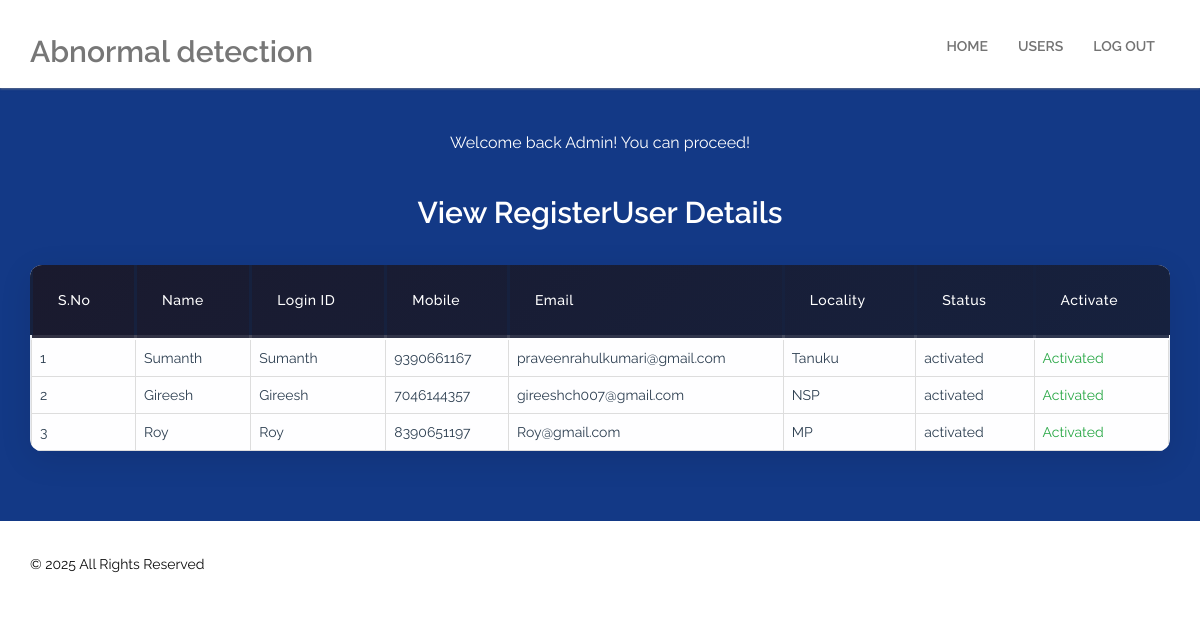
/ViewRegisteredUsers, run on the app's committed database.
### users/models.py (models this page shows, shortened)
class UserRegistrationModel(models.Model):
    name = models.CharField(max_length=100)
    loginid = models.CharField(unique=True, max_length=100)
    password = models.CharField(max_length=100)
    mobile = models.CharField(unique=True, max_length=100)
    email = models.CharField(unique=True, max_length=100)
    locality = models.CharField(max_length=100)
    address = models.CharField(max_length=1000)
    city = models.CharField(max_length=100)
    state = models.CharField(max_length=100)
    status = models.CharField(max_length=100)
    class Meta:
        db_table = 'UserRegistrations'

### admins/views.py (the view)
# urls.py: path("ViewRegisteredUsers", admins.ViewRegisteredUsers, name="ViewRegisteredUsers"),
def ViewRegisteredUsers(request):
    data = UserRegistrationModel.objects.all()
    return render(request, 'admins/RegisteredUsers.html', {'data': data})

### assets/templates/admins/RegisteredUsers.html (shortened to what this page needs)
{%extends 'admins/admin_base.html'%}
{%block contents%}
    <section id="pricing">
        <div class="container">
            <div class="section-header">
                <p class="wow fadeInDown">Welcome back Admin! You can proceed!</p>
            </div>
            <h2 align="center">View RegisterUser Details</h2><br>
            <table class="table table-bordered bg-light text-dark">
                <thead>
                    <tr style="color:White;font-weight:bold;">
                        <th>S.No</th>
                        <th>Name</th>
                        <th>Login ID</th>
                        <th>Mobile</th>
                        <th>Email</th>
                        <th>Locality</th>
                        <th>Status</th>
                        <th>Activate</th>
                    </tr>
                </thead>
                <tbody>
                {% for i in data %}
                    <tr style="color:White;font-weight:bold;">
                        <td>{{forloop.counter}}</td>
                        <td>{{i.name}}</td>
                        <td>{{i.loginid}}</td>
                        <td>{{i.mobile}}</td>
                        <td>{{i.email}}</td>
                        <td>{{i.locality}}</td>
                        <td>{{i.status}}</td>
                        {% if i.status == 'waiting' %}
                        <td><a class="btn-link" href="/AdminActivaUsers/?uid={{ i.id }}">Activate</a></td>
                        {% else %}
                        <td>Activated</td>
                        {% endif %}
                    </tr>
                {% endfor %}
                </tbody>
            </table>
        </div>
    </section>
{%endblock%}

### assets/templates/admins/admin_base.html (shortened to what this page needs)
{%load static%}
<!DOCTYPE html>
<html lang="en">
<head>
    <link href="{%static 'css/bootstrap.min.css'%}" rel="stylesheet">
    <link href="{%static 'css/font-awesome.min.css'%}" rel="stylesheet">
    <link href="{%static 'css/animate.min.css'%}" rel="stylesheet">
    <link href="{%static 'css/prettyPhoto.css'%}" rel="stylesheet">
    <link href="{%static 'css/styles.css'%}" rel="stylesheet">
    <link rel="stylesheet" type="text/css" href="{%static 'css/slider-style.css'%}" />
    <link rel="stylesheet" type="text/css" href="{%static 'css/slider-custom.css'%}" />
</head>
<body id="home">
    <header id="header">
        <nav id="main-nav" class="navbar navbar-default navbar-fixed-top" role="banner">
            <div class="container">
                <div class="navbar-header">
                    <a class="navbar-brand" href="{%url 'AdminHome'%}"><h2>Abnormal detection</h2></a>
                </div>
                <div class="collapse navbar-collapse navbar-right">
                    <ul class="nav navbar-nav">
                        <li><a href='AdminHome'>Home</a></li>
                        <li><a href='ViewRegisteredUsers'>Users</a></li>
                        <li><a href='index'>Log out</a></li>
                    </ul>
                </div>
            </div>
        </nav>
    </header>
{%block contents%}
{%endblock%}
    <footer id="footer">
        <div class="container">
            <div class="row">
                <div class="col-sm-6">
                    &copy; 2025 All Rights Reserved</a>
                </div>
            </div>
        </div>
    </footer>
</body>
</html>

### assets/static/css/styles.css (style rules this page uses)
body { padding-top: 100px; background: #fff; font-family: 'Raleway', sans-serif; font-weight: 400; color: #282828; line-height: 26px; padding: 0; }
h1, h2, h3, h4, h5, h6 { font-weight: 600; font-family: 'Raleway', sans-serif; }
a { color: #45aed6; -webkit-transition: color 400ms, background-color 400ms; -moz-transition: color 400ms, background-color 400ms; -o-transition: color 400ms, background-color 400ms; transition: color 400ms, background-color 400ms; }
.section-header { margin-bottom: 50px; }
.section-header p { text-align:center; color: #000000; }
.navbar-nav>li>a { text-transform: uppercase; }
#main-nav.navbar-default { background: #FFFFFF; }
.navbar.navbar-default { border: 0; border-radius: 0; margin-bottom: 0; }
.navbar.navbar-default .navbar-brand { height: auto; padding: 15px 15px 1px; }
.navbar-default .navbar-nav>li>a { color: #FFFFFF; font-weight: 600; }
#main-nav.navbar-default { background: #FFFFFF; box-shadow: 0px 1px 2px rgba(145, 145, 145, 0.6); }
#main-nav.navbar-default .navbar-nav > li > a { padding-top: 32px; padding-bottom: 32px; border-top: 4px solid transparent; }
@media only screen and (min-width: 768px) { .navbar-default .navbar-nav>li>a { color: #737373; } }
#pricing h2, #pricing p { color:#fff !important; }
.navbar-nav { margin: 0; }
#pricing { padding: 100px 0 70px; background: #133986; }
#footer { padding-top: 30px; padding-bottom: 30px; color: #0B0B0B; background: #FFFFFF; }

### assets/templates/admins/RegisteredUsers.html (style rules this page uses)
.section-header { text-align: center; margin-bottom: 40px; margin-top: 30px; }
.section-header p { font-size: 16px; color: #ddd; margin-bottom: 30px; }
.table { background: rgba(255, 255, 255, 0.9); border-radius: 12px; overflow: hidden; box-shadow: 0 8px 32px rgba(0, 0, 0, 0.1); backdrop-filter: blur(10px); border: none; margin: 0 auto; }
.table thead { background: linear-gradient(135deg, #1a1a2e 0%, #16213e 100%); border-bottom: 5px solid rgba(255, 255, 255, 0.1); }
.table thead tr th { font-size: 14px; font-weight: 500; letter-spacing: 0.5px; padding: 25px; border: 3px solid #16213e; }
.table tbody tr { transition: all 0.3s ease; background: rgba(255, 255, 255, 0.95); }
.table tbody td { padding: 1rem; color: #2c3e50 !important; font-weight: 400; border-bottom: 1px solid rgba(0, 0, 0, 0.05); vertical-align: middle; }
td:last-child { font-weight: 500; }
td:last-child:not(a) { color: #28a745 !important; }
.wow.fadeInDown { animation: adminFadeIn 1s ease forwards; }

### data on the page
UserRegistrationModel: name "Sumanth", loginid "Sumanth", mobile "9390661167", email "praveenrahulkumari@gmail.com", locality "Tanuku", status "activated", shows "Activated"
UserRegistrationModel: name "Gireesh", loginid "Gireesh", mobile "7046144357", email "gireeshch007@gmail.com", locality "NSP", status "activated", shows "Activated"
UserRegistrationModel: name "Roy", loginid "Roy", mobile "8390651197", email "Roy@gmail.com", locality "MP", status "activated", shows "Activated"
